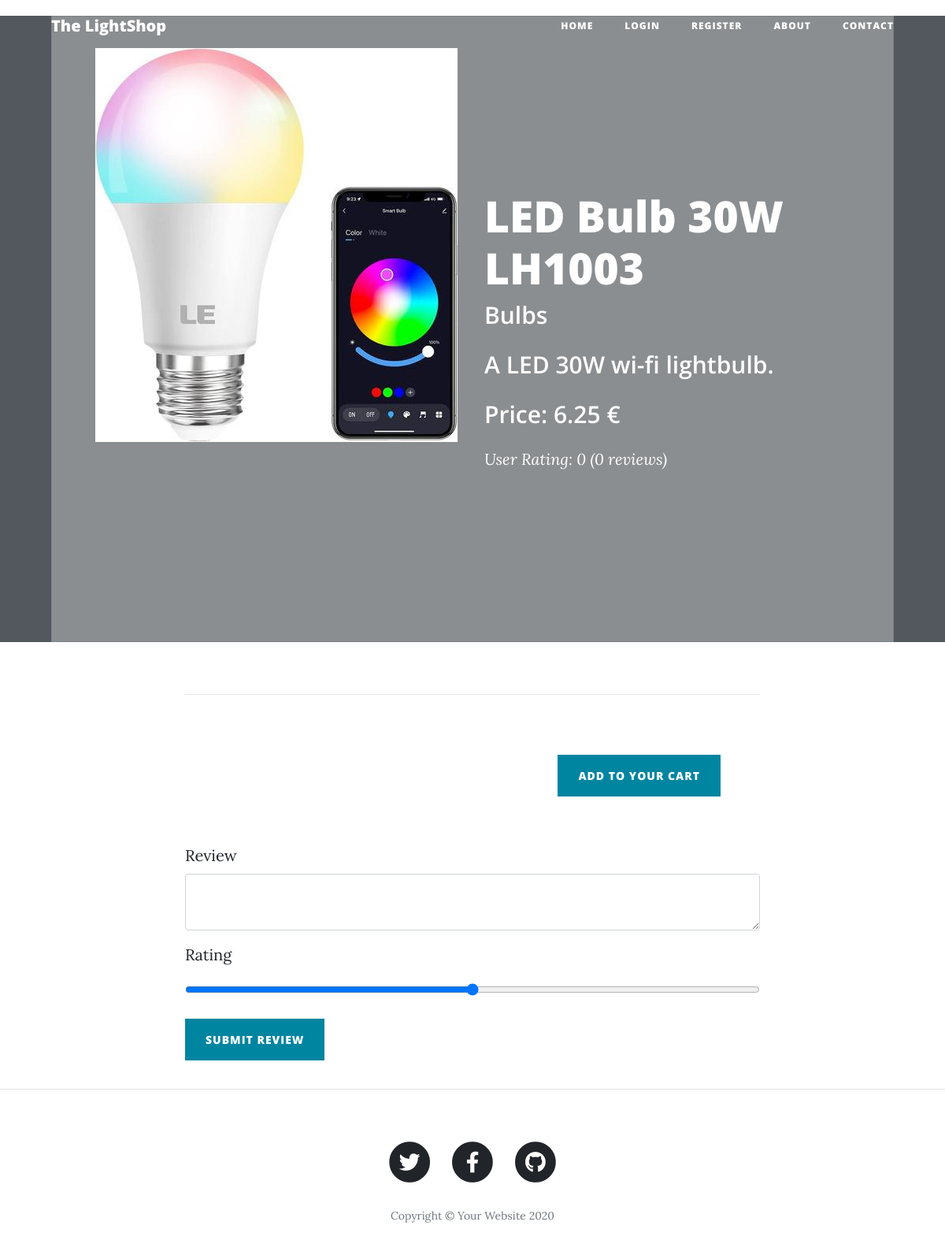
Screenshot of /item/3 with the database file from the repository.
### main.py (models this page shows)
class Item(db.Model):
    __tablename__ = "item"
    id = db.Column(db.Integer, primary_key=True)
    item_code = db.Column(db.String(250), unique=True, nullable=False)
    item_name = db.Column(db.String(250), unique=True, nullable=False)
    description = db.Column(db.Text, nullable=False)
    img_icon = db.Column(db.String(500), nullable=False)
    img_lrg = db.Column(db.String(500), nullable=False)
    price = db.Column(db.Integer, nullable=False)
    price_api = db.Column(db.Integer, nullable=False)
    category = db.Column(db.String(100))
    views = db.Column(db.Integer, nullable=False)
    sold = db.Column(db.Integer, nullable=False)
    reviews = relationship("Review", back_populates="item_review")
    item_actions = relationship("ItemActions", back_populates="item_requested")
    order_history = relationship("OrderHistory", back_populates="item_requested")

### main.py (the view, shortened to what this page needs)
@app.route("/item/<int:item_id>", methods=['GET', 'POST'])
def show_item(item_id):
    requested_item = Item.query.get(item_id)
    comments = Review.query.filter_by(item_review=requested_item).all()
    item_rating = find_ratings(requested_item)
    review_form = ReviewForm()
    review_form.validate()
    return render_template("post.html", item=requested_item, form=review_form, comments=comments,
                           item_rating=item_rating)

### forms.py
class ReviewForm(FlaskForm):
    review = CKEditorField("Review")
    rating = IntegerRangeField("Rating", validators=[NumberRange(min=1, max=5, message='Range 1 - 5')])
    submit = SubmitField("Submit Review")

### main.py (called while the page is built)
def find_ratings(items):
    ratings = []
    if type(items) != list:
        item = items
        items = [item]
    for requested_item in items:
        sum_rating = 0
        comments = Review.query.filter_by(item_review=requested_item).all()
        if len(comments) > 0:
            for comment in comments:
                sum_rating += comment.rating
            rating_avg = sum_rating / len(comments)
            rounded_rating = round(sum_rating / len(comments))
            ratings.append({"rating_avg": rating_avg, "rounded_rating": rounded_rating, "reviews": len(comments)})
        else:
            ratings.append({"rating_avg": 0, "rounded_rating": 0, "reviews": 0})
    return ratings

### templates/post.html (shortened to what this page needs)
{% import "bootstrap/wtf.html" as wtf %}
{% include "header.html" %}
<header class="masthead"
        xmlns:margin-bottom="http://www.w3.org/1999/xhtml">
    <div class="container" style="margin-top:20px; bg-color:white;">
      <div class="row border bg-light" style="padding:20px; margin:20px;">
          <div class="item-image col-lg-6 col-md-10">
            <img src={{url_for('static',filename=item.img_lrg)}} class="rounded" alt="Item Image" style="padding:20px;">
          </div>
        <div class="col-lg-6 col-md-10 mx-auto">
          <div class="post-heading">
            <h1>{{item.item_name}} {{item.item_code}}</h1>
            <h2 class="subheading">{{item.category}}</h2>
            <h2 class="subheading">{{item.description}}</h2>
              <h2 class="subheading">Price: {{item.price}} €</h2>
            <span class="meta">User Rating: {{item_rating[0]["rounded_rating"] * "★"}} {{item_rating[0]["rating_avg"]}} ({{item_rating[0]["reviews"]}} reviews)</span>
          </div>
        </div>
      </div>
    </div>
  </header>
  <article>
    <div class="container">
      <div class="row">
        <div class="col-lg-8 col-md-10 mx-auto">
          <hr>
            <div class="clearfix">
                <br>
                <br>
                <div class="clearfix">
                    {% if current_user.is_authenticated: %}
                        <a class="btn btn-primary float-right" style="margin-right:50px;" href="{{url_for('shopping_cart', item_id=item.id)}}">Add to your cart</a>
                    {% else: %}
                        <a class="btn btn-primary float-right" style="margin-right:50px;" href="{{ url_for('login') }}">Add to your cart</a>
                </div>
                {% endif %}
                <br>
                <br>
            {{ wtf.quick_form(form, novalidate=True, button_map={"submit": "primary"}) }}
            </div>
          <div class="col-lg-8 col-md-10 mx-auto comment">
            </div>
          </div>
      </div>
    </div>
  </article>
  <hr>
{% include "footer.html" %}

### rows the page displays
Item: img_lrg (picture), item_name "LED Bulb 30W", item_code "LH1003", category "Bulbs", description "A LED 30W wi-fi lightbulb.", price "6.25"

### other values shown
{{ item_rating[0]["rating_avg"] }} "0"
{{ item_rating[0]["reviews"] }} "0"
